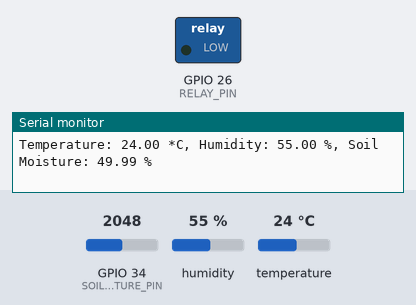
Bench run of a sketch on a simulated ESP32. On the bench: switched loads named in the sketch (green lamp = pin HIGH), the last lines printed to the serial monitor. The test bench sets the inputs (shaded band); at power-on: GPIO 34 (SOIL_MOISTURE_PIN) = 2048, humidity 55 %, temperature 24 °C. WiFi joins after 1.5 s; servers stay silent unless stated.

Above: at 3.0 s.
3.1 s: GPIO 34 (SOIL_MOISTURE_PIN) set to 2187
5.8 s: GPIO 34 (SOIL_MOISTURE_PIN) set to 2318
At 6.9 s:
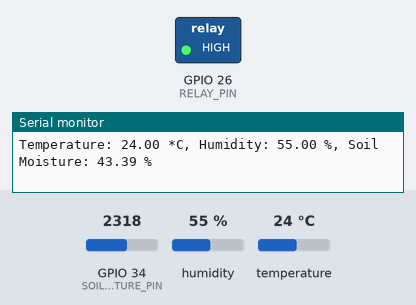
8.5 s: GPIO 34 (SOIL_MOISTURE_PIN) set to 2047
At 10.7 s:
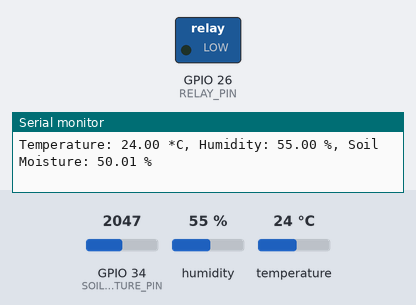
11.4 s: GPIO 34 (SOIL_MOISTURE_PIN) set to 2866
At 13.2 s:
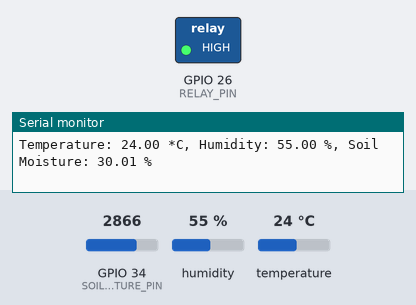
Timing chart, 0 to 14.7 s (numbered marks = the images above; inputs shaded):
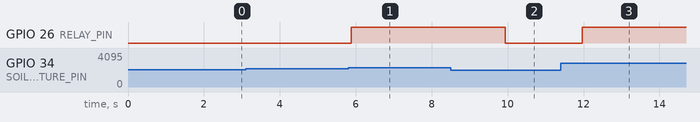

Measured:
- the behaviour switches between 2252 and 2253 on GPIO 34 (SOIL_MOISTURE_PIN) (found by bisection; images 0 and 1)
- after the input at 5.8 s, GPIO 26 (RELAY_PIN): LOW → HIGH after 0.08 s
- after the input at 8.5 s, GPIO 26 (RELAY_PIN): HIGH → LOW after 1.4 s
- after the input at 11.4 s, GPIO 26 (RELAY_PIN): LOW → HIGH after 0.56 s

The sketch:

smart_watering_system.ino
```cpp
// Include the necessary libraries
#include <Wire.h>
#include <DHT.h>
#include <WiFi.h>
#include <WiFiClient.h>
#include <BlynkSimpleEsp32.h>

#define BLYNK_PRINT Serial

#define BLYNK_TEMPLATE_ID "TMPL3PHBwWs1w"
#define BLYNK_TEMPLATE_NAME "SoilMoisture"
#define BLYNK_AUTH_TOKEN "1zQJNLlFwioS8yAzo0LMSPknCwKeztcH"

// Set up the Blynk app credentials
char auth[] = BLYNK_AUTH_TOKEN;
char ssid[] = "Hexathon23";
char pass[] = "H3x@Th0n2@2#";

// Define the pins used for the sensors and relay module
#define DHTPIN 4
#define SOIL_MOISTURE_PIN 34
#define RELAY_PIN 26

// Initialize the sensors
DHT dht(DHTPIN, DHT11);

// Define variables for the sensor readings
float temperature = 0;
float humidity = 0;
float soil_moisture = 0;

// Initialize the Blynk app
void setup_blynk() {
  Blynk.begin(auth, ssid, pass);
}

// Read the sensor values and update the variables
void read_sensors() {
  temperature = dht.readTemperature();
  humidity = dht.readHumidity();
  soil_moisture = (analogRead(SOIL_MOISTURE_PIN));
  soil_moisture = 100 - (soil_moisture/4095.00)*100;
}

// Control the relay based on the soil moisture level
void control_relay() {
  if (soil_moisture >= 45) { //45 is the threshold moisture percentage for a prototype.
    digitalWrite(RELAY_PIN, LOW);
    Blynk.virtualWrite(V4, 0);
  }
  else{
    digitalWrite(RELAY_PIN, HIGH);
    Blynk.virtualWrite(V4, 1 );
  }
}

// Send the sensor data to the Blynk app
void send_data_to_blynk() {
  Blynk.virtualWrite(V1, soil_moisture);
  Blynk.virtualWrite(V2, temperature);
  Blynk.virtualWrite(V3, humidity);
}

void setup() {
  Serial.begin(9600);

  pinMode(RELAY_PIN, OUTPUT);
  pinMode(SOIL_MOISTURE_PIN, INPUT);
  digitalWrite(RELAY_PIN, LOW);

  dht.begin();

  setup_blynk();
}

void loop() {
  read_sensors();
  control_relay();
  send_data_to_blynk();

  Serial.print("Temperature: ");
  Serial.print(temperature);
  Serial.print(" *C, Humidity: ");
  Serial.print(humidity);
  Serial.print(" %, Soil Moisture: ");
  Serial.print(soil_moisture);
  Serial.println(" %");

  Blynk.run();
delay(2000);
}
```
